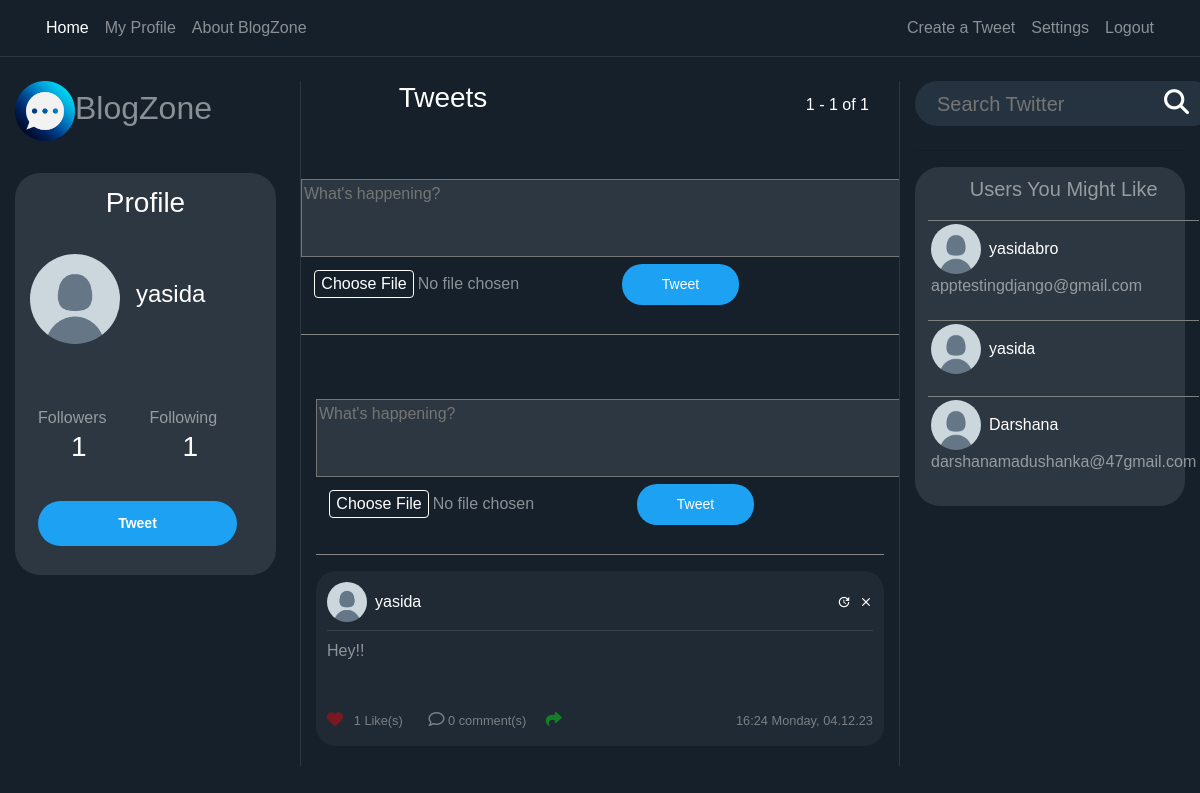
The page / (signed in) on the database its author committed.
### users/models.py (models this page shows, shortened)
class Profile(models.Model):
    user = models.OneToOneField(User, on_delete=models.CASCADE)
    image = models.ImageField(default="default.png", upload_to="profile_pics")
    @property
    def followers(self):
        return Follow.objects.filter(follow_user=self.user).count()

### Blog/models.py (models this page shows, shortened)
class Post(models.Model):
    content = models.TextField(max_length=1000)
    date_posted = models.DateTimeField(default=timezone.now)
    author = models.ForeignKey(User, on_delete=models.CASCADE)
    likes = models.ManyToManyField(User, related_name="liked_posts", blank=True)
    post_image = models.ImageField(upload_to="post_images", blank=True)
    def number_of_likes(slef):
        return slef.likes.count()
    @property
    def number_of_comments(self):
        return Comment.objects.filter(post_connected=self).count()

### Blog/views.py (the view)
# urls.py: path("", PostListView.as_view(), name="blog-home"),
class PostListView(LoginRequiredMixin, ListView):
    model = Post
    template_name = "Blog/home.html"
    context_object_name = "posts"
    ordering = ["-date_posted"]
    paginate_by = PAGINATION_COUNT
    def get_context_data(self, **kwargs):
        data = super().get_context_data(**kwargs)
        all_users = []
        data_counter = (
            Post.objects.values("author")
            .annotate(author_count=Count("author"))
            .order_by("-author_count")[:6]
        )
        for aux in data_counter:
            all_users.append(User.objects.filter(pk=aux["author"]).first())
        data["preference"] = Preference.objects.all()
        data["all_users"] = all_users
        print(all_users, file=sys.stderr)
        return data
    def get_queryset(self):
        user = self.request.user
        qs = Follow.objects.filter(user=user)
        follows = [user]
        for obj in qs:
            follows.append(obj.follow_user)
        return Post.objects.filter(author__in=follows).order_by("-date_posted")

### Blog/templates/Blog/home.html (shortened to what this page needs)
{% extends "Blog/base.html" %}
{% load static %}
{% block content %}
<div class="row">
    <div class="col-12 col-md-3 pr-4 dont-move">
        <a href="/">
            <h2><img class="img-fluid" width="60" src="{% static 'Blog/logo.png' %}">BlogZone</h2>
        </a><br>
        <div class="profile-section">
            <h3 class="white-important p-2">
                Profile
            </h3>
            <article class="media content-section" style="height: 140px; width: 100%">
                {% if user_profile != None %}
                <div class="mt-2 d-flex full-width align-items-center">
                    <img class="rounded-circle mr-3 img-fluid" style="width: 90px; height: 90px;"
                        src="{{ user_profile.profile.image.url }}">
                    <div>
                        <h4 style="text-align: left" class="white-important">
                            {{ user_profile.username }}
                        </h4>
                        <h6 style="text-align: left" class="email-profile">
                            {{ user.email }}
                        </h6>
                    </div>
                </div>
                {% else %}
                <div class="mt-2 d-flex full-width align-items-center">
                    <img class="rounded-circle mr-3" style="width: 90px; height: 90px;"
                        src="{{ user.profile.image.url }}">
                    <div>
                        <h4 style="text-align: left" class="white-important">
                            {{ user.username }}
                        </h4>
                    </div>
                </div>
                {% endif %}
            </article>
            <article class="media content-section">
                <div class="row full-width pl-2">
                    <div class="col-6">
                        Followers
                    </div>
                    <div class="col-6">
                        Following
                    </div>
                    {% if user_profile != None %}
                    <div class="col-6">
                        <h3 class="white-important follow-click">
                            <a>
                                {{ user_profile.profile.followers }}
                            </a>
                        </h3>
                    </div>
                    <div class="col-6">
                        <a>
                            <h3 class="white-important follow-click">
                                {{ user_profile.profile.following }}
                            </h3>
                        </a>
                    </div>
                    {% else %}
                    <div class="col-6">
                        <a href="{% url 'user-followers' username=user.username %}">
                            <h3 class="white-important follow-click">
                                {{ user.profile.followers }}
                            </h3>
                        </a>
                    </div>
                    <a>
                        <div class="col-6">
                            <a href="{% url 'user-follows' username=user.username %}">
                                <h3 class="white-important follow-click">
                                    {{ user.profile.followers }}
                                </h3>
                            </a>
                        </div>
                    </a>
                    {% endif %}
                </div>
            </article>
            <div class="d-flex">
                {% if user_profile is None %}
                <div style="margin-left: auto; margin-right:auto">
                    <a class="btn btn-sm btn-outline-primary mb-4 mr-3 " href="{% url 'post-create' %}">
                        Tweet
                    </a>
                </div>
                {% endif %}
            </div>
        </div>
    </div>
    <div class="col-12 col-md-6 scrollable">
        <div class="full-width row">
            <div class="col-6">
                <h3 class="white-important mb-3">
                    Tweets
                </h3>
            </div>
            <div class="col-6 no-padding">
                <h6 style="position: absolute; bottom: 0; right: 0" class="white-important mb-3">
                    {{ page_obj.start_index }} - {{ page_obj.end_index }} of
                    {{ paginator.count }}
                </h6>
            </div>
            <div class="compose-tweet">
                <form method="POST" action="{% url 'upload' %}" enctype="multipart/form-data">
                    <textarea name="content" placeholder="What's happening?" rows="3" cols="85"
                        style="color: black; background-color: #2D3741;"></textarea>
                    <br>
                    <input type="file" name="post_image">
                    <button type="submit"
                        style="background-color: #1DA1F2; color: white; padding: 10px 40px; font-size: 14px; border: none; border-radius: 20px;">Tweet</button>
                </form>
                <br>
                <hr style="border-top: 0.5px solid #858585; margin-top: 5px;">
            </div>
        </div>
            <div class="compose-tweet">
                <form method="POST" action="{% url 'upload' %}" enctype="multipart/form-data">
                    <textarea name="content" placeholder="What's happening?" rows="3" cols="85"
                        style="color: black; background-color: #2D3741;"></textarea>
                    <br>
                    <input type="file" name="post_image">
                    <button type="submit"
                        style="background-color: #1DA1F2; color: white; padding: 10px 40px; font-size: 14px; border: none; border-radius: 20px;">Tweet</button>
                </form>
                <br>
                <hr style="border-top: 0.5px solid #858585; margin-top: 5px;">
</div>
        {% for post in posts %}
        <article class="media content-section hovered-tweet">
            <div style="width: 100%; word-break: break-all;">
                <div class="pb-2 row m-0" style="width: 100%; margin-right: 0 !important;">
                    <div style="padding-left: 0px !important;" class="col-8 no-padding d-flex align-items-center">
                        <img class="rounded-circle mr-2" style="width: 40px; height: 40px;"
                            src="{{ post.author.profile.image.url }}">
                        <a class="mr-2 white-important" href="{% url 'user-posts' post.author %}">
                            {{ post.author }}
                        </a>
                    </div>
                    <div class="col-4 d-flex flex-row-reverse no-padding align-items-center"
                        style="padding-right: 0 !important;">
                        {% if post.author == user %}
                        <a class="material-icons ml-2" style="font-size: 14px"
                            href="{% url 'post-delete' post.id %}">clear</a>
                        <a class="material-icons ml-2" style="font-size: 14px"
                            href="{% url 'post-update' post.id %}">update</a>
                        {% endif %}
                    </div>
                </div>
                <div class="mb-2" style="width: 100%; height: 1px; background-color: rgba(255, 255, 255, 0.1)"></div>
                <a style="color: rgba(255, 255, 255, 0.5) !important;" href="{% url 'post-detail' post.id %}">
                    <p class="mb-4">
                        {{ post.content }}
                    </p>
                </a>
                <div class="row">
                    <div class="col-6" style="display: flex;">
                        <small style="opacity: 0.4;">
                            {% if user in post.likes.all %}
                            <a href="{% url 'post_like' post.id %}">
                                <i class="fa-solid fa-heart" style="color: rgb(255, 0, 0);font-size: 16px;"></i>
                            </a>
                            {% else %}
                            <a href="{% url 'post_like' post.id %}">
                                <i class="fa fa-heart-o" style="color:rgb(255, 0, 0);font-size: 16px;"></i>
                            </a>
                            {% endif %}
                            <a href="/like/{{post.id}}/">
                                {{ post.number_of_likes }} Like(s)
                                &nbsp;&nbsp;
                            </a>
                        </small>
                        <small style="opacity: 0.4; margin-left:15px;">
                            <a href="/post/{{post.id}}/">
                                <i style=" font-size: 16px;" class="far fa-comment"></i> {{ post.number_of_comments }}
                                comment(s)
                            </a>
                        </small>
                        <small style="opacity: 0.4; margin-left: 15px;">
                            <a href="{% url 'retweet' pk=post.id %}">
                                <i class="fa solid fa-share" style="color: rgb(0, 255, 13); font-size: 16px;"></i>
                            </a>
                        </small>
                    </div>
                    <div class="col-6">
                        <small style="opacity: 0.4;" class="white-important d-flex full-width flex-row-reverse">
                            {{ post.date_posted | date:"H:i l, d.m.y" }}
                        </small>
                    </div>
                </div>
            </div>
        </article>
        {% endfor %}
    </div>
    <div class="col-12 col-md-3 dont-move">
        <form action="{% url 'search' %}" method="post">{% csrf_token %}
            <div class="search-container">
                <div class="search">
                    <input required name="search" type="text" id="zip-code-input" placeholder="Search Twitter">
                    <button type="submit" style="border:0; background: transparent;"><i class="fa fa-search"></i>
                    </button> </a>
        </form>
    </div>
</div>
<hr class="mb-3 mt-4">
{% if user_profile is None %}
<article class="t-section media content-section">
    <div class="row">
        <div class="col-12 text-center">
            <h5>Users You Might Like</h5>
        </div>
        <ul class="col-12 mt-2">
            {% for user in all_users %}
            <li>
                <div class="who-to-follow">
                    <div style="padding-left: 0px !important;" class="col-8 no-padding d-flex align-items-center">
                        <img class="rounded-circle mr-2" style="width: 50px; height: 50px;"
                            src="{{ user.profile.image.url }}">
                        <a class="mr-2 white-important" href="{% url 'user-posts' user.username %}">
                            {{ user.username }}
                        </a>
                    </div>
                    <p>{{ user.email }}</p>
                </div>
            </li>
            {% endfor %}
        </ul>
    </div>
</article>
{% endif %}
{% endblock content %}

### Blog/static/Blog/main.css (style rules this page uses)
:root { --muted-color: rgba(255, 255, 255, 0.5); }
body { background: #15202b; color: var(--muted-color); margin-top: 5rem; }
h1, h2, h3, h4, h5, h6 { color: var(--muted-color); }
ul { margin: 0; }
.content-section { padding: 10px 10px; margin-bottom: 20px; }
.no-padding { padding: 0 !important; }
a { color: white; text-underline: none; text-decoration: none !important; }
article { border-radius: 4px; }
.white-important { color: white; font-weight: bold; }
.full-width { width: 100% }
.btn-outline-primary { border-color: white; color: white !important; padding: 12px 80px 12px 80px; font-weight: bold; background-color: #1da1f2; border: 0; border-radius: 25px; }
ul { list-style: none !important; }
.hovered-tweet { background-color: #90909017; border-radius: 20px; }
.hovered-tweet { border: 1px solid transparent; }
.t-section { background-color: #2d3741; border-radius: 25px; }
.who-to-follow { border-top: 1px solid grey; padding: 3px; margin: 3px; }
.profile-section { background-color: #2d3741; padding: 5px; border-radius: 25px; }
.scrollable { overflow-y: auto; border-left: 1px solid #2d3741; border-right: 1px solid #2d3741; }

### Blog/static/Blog/style.css (style rules this page uses)
body { font-family: Arial, Helvetica, sans-serif; height: 100vh; margin: 0; padding: 0; }
.search-container { width: 300px; height: 45px; background-color: #253341; border-radius: 30px; display: flex; }
.search-container input { width: 100%; font-size: 20px; background-color: transparent; border: 0; color: white; }
.search-container .search { flex-grow: 1; display: flex; align-items: center; padding-left: 20px; padding-right: 20px; }
.search i { font-size: 25px; color: white; }
.search i { cursor: pointer; }
.white-important { text-align: center; font-weight: normal; }

### rows shown on the page
Post: author.profile.image (placeholder picture), author "yasida", content "Hey!!", number_of_likes "1", number_of_comments "0", date_posted "16:24 Monday, 04.12.23"

### other values the page prints
{{ user.username }} "yasida"
{{ user.profile.followers }} "1"
{{ page_obj.start_index }} "1"
{{ page_obj.end_index }} "1"
{{ paginator.count }} "1"
{{ user.username }} "yasidabro"
{{ user.email }} "apptestingdjango@gmail.com"
{{ user.username }} "Darshana"
{{ user.email }} "darshanamadushanka@47gmail.com"
